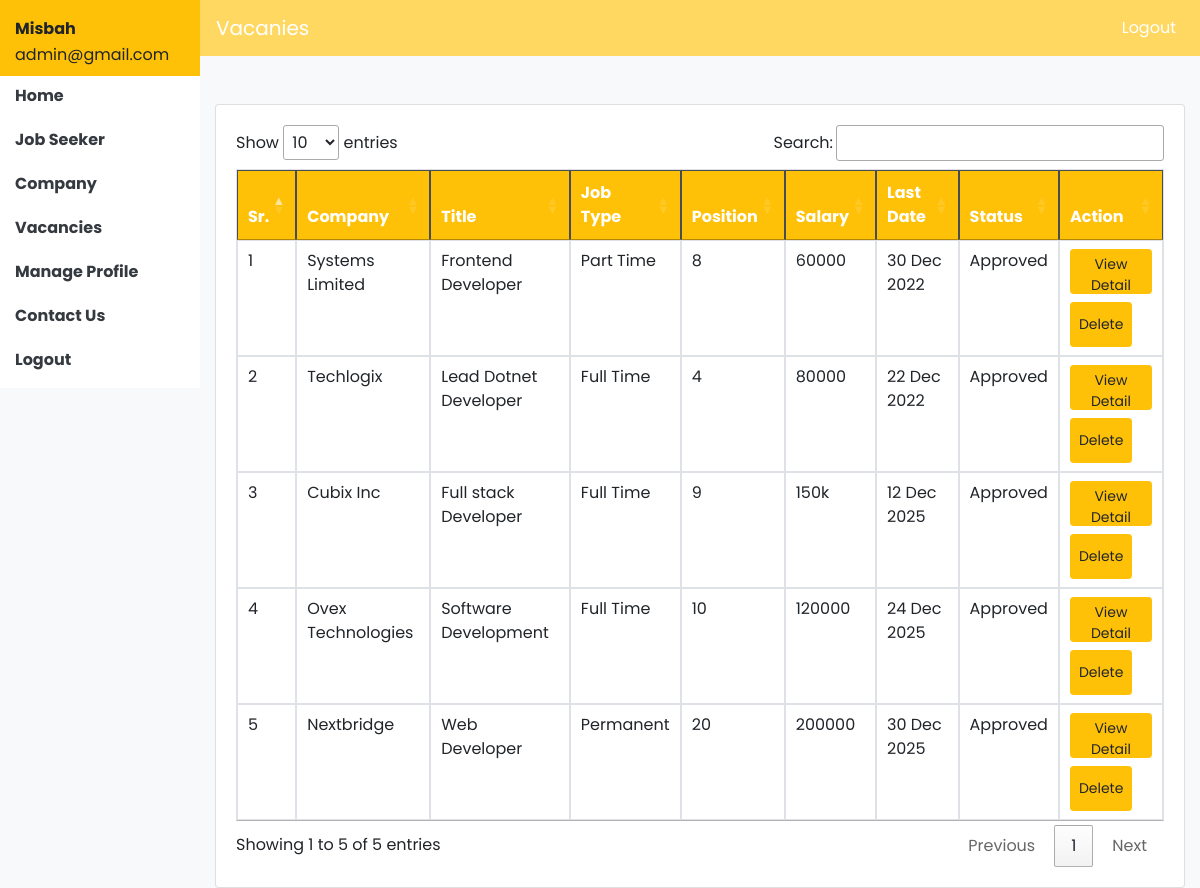
The app's page /admin/vacancies.php (signed in) with its own data.
### tables this page shows
CREATE TABLE `vacancies` (
  `id` int(11) NOT NULL,
  `company_id` int(11) NOT NULL,
  `title` varchar(150) NOT NULL,
  `job_type` varchar(80) NOT NULL,
  `position` varchar(40) NOT NULL,
  `qualification` varchar(80) NOT NULL,
  `skills` varchar(200) NOT NULL,
  `experience` varchar(200) NOT NULL,
  `location` varchar(80) NOT NULL,
  `salary` varchar(40) NOT NULL,
  `last_date` date NOT NULL,
  `description` text NOT NULL,
  `added_on` date NOT NULL,
  `status` int(11) NOT NULL
);

CREATE TABLE `company` (
  `id` int(11) NOT NULL,
  `company_name` varchar(80) NOT NULL,
  `tagline` varchar(80) NOT NULL,
  `email` varchar(40) NOT NULL,
  `password` varchar(40) NOT NULL,
  `contact` varchar(40) NOT NULL,
  `city` varchar(40) NOT NULL,
  `location` varchar(80) NOT NULL,
  `logo` varchar(80) NOT NULL,
  `image` varchar(80) NOT NULL
);

### admin/session.php (called while the page is built, shortened)
<?php
include_once "../dbc.php";
$sql="select * from admin where email='".$_SESSION['admin']."'";
$result=mysqli_query($con,$sql);
$admin=mysqli_fetch_array($result);
?>

### admin/vacancies.php (the view, shortened to what this page needs)
<?php
include_once "session.php";
include_once "header.php";
?>
<div class="container-fluid">
<div class="row">
<div class="col-md-2">
<?php
include_once "sidebar.php";
?>
</div>
<div class="col-md-10">
<nav class="row navbar navbar-expand-lg navbar-dark" style="background-color: #FFD862;">
  <a class="navbar-brand" href="home.php">Vacanies</a>
  <div class="collapse navbar-collapse" id="navbarSupportedContent">
    <ul class="navbar-nav ml-auto">
      <li class="nav-item active">
        <a class="nav-link" href="logout.php">Logout <span class="sr-only">(current)</span></a>
      </li>
    </ul>
  </div>
</nav>
<div class="card mt-5">
<div class="card-body">
<table class="table table-bordered mt-4" id="myTable">
<thead class="table-dark bg-warning">
<tr>
<th>Sr.</th>
<th>Company</th>
<th>Title</th>
<th>Job Type</th>
<th>Position</th>
<th>Salary</th>
<th>Last Date</th>
<th>Status</th>
<th>Action</th>
</tr>
</thead>
<tbody>
<?php
$i=1;
$sql="select vacancies.id, company_name, job_type, title, position, salary, status, last_date from vacancies INNER JOIN company on company.id=vacancies.company_id";
$result=mysqli_query($con,$sql);
if(mysqli_num_rows($result)>0){
while($row=mysqli_fetch_array($result)){
?>
<tr>
<td><?php echo $i++;?></td>
<td><?php echo $row['company_name'];?></td>
<td><?php echo $row['title'];?></td>
<td><?php echo $row['job_type'];?></td>
<td><?php echo $row['position'];?></td>
<td><?php echo $row['salary'];?></td>
<td><?php echo date('d M Y',strtotime($row['last_date']));?></td>
<td><?php
if($row['status']==0)
{
	echo 'Pending';
	echo '<form method="post">
			<input type="hidden" name="id" value="'.$row['id'].'">
			<button type="submit" name="status" value="1" class="btn btn-info btn-sm">Approve</button>
			<button type="submit" name="status" value="-1" class="btn btn-danger mt-2 btn-sm">Reject</button>
	</form>';
}
else if($row['status']==1)
{
	echo 'Approved';
}
else
{
	echo 'Rejected';
}
?></td>
<td>
<a href="vacancies_detail.php?id=<?php echo $row['id'];?>"><button class="btn btn-warning btn-sm">View Detail</button></a>
<a href="delete_vacancies.php?id=<?php echo $row['id'];?>"><button class="btn btn-warning btn-sm mt-2">Delete</button></a>
</td>
</tr>
<?php
}
 }
 else{ ?>
  <tr>
<td class="text-center" colspan="8">No Record Found</td>
</tr>
 <?php } ?>
</tbody>
</table>
</div>
</div>
</div>
</div>

### admin/sidebar.php
<div class="row">
<div class="col-md-12 bg-warning">
<p class="pt-4 line-height"><strong><?php echo $admin['name'];?></strong></p>
<p class="line-height"><?php echo $admin['email'];?></p>
</div>
</div>
<div class="row bg-white">
<div class="col-md-12">
<p class="pt-2"><b><a href="home.php" class="text-dark">Home</a></b></p>
<p class="pt-1"><b><a href="job_seeker.php" class="text-dark">Job Seeker</a></b></p>
<p class="pt-1"><b><a href="company.php" class="text-dark">Company</a></b></p>
<p class="pt-1"><b><a href="vacancies.php" class="text-dark">Vacancies</a></b></p>
<p class="pt-1"><b><a href="profile.php" class="text-dark">Manage Profile</a></b></p>
<p class="pt-1"><b><a href="contact.php" class="text-dark">Contact Us</a></b></p>
<p class="pt-1"><b><a href="logout.php" class="text-dark">Logout</a></b></p>
</div>
</div>

### css/style.css (style rules this page uses)
* { font-family: 'Gentium Book Basic', serif; font-family: 'Lora', serif; font-family: 'Nunito', sans-serif; font-family: 'Poppins', sans-serif; }
a { color:black; }
.line-height { line-height:10px; }
.form-inputs, .form-control, .btn { height:45px; }

### records on screen
vacancies: company.company_name "Systems Limited", title "Frontend Developer", job_type "Part Time", position "8", salary "60000", last_date "30 Dec 2022", status "Approved"
vacancies: company.company_name "Techlogix", title "Lead Dotnet Developer", job_type "Full Time", position "4", salary "80000", last_date "22 Dec 2022", status "Approved"
vacancies: company.company_name "Cubix Inc", title "Full stack Developer", job_type "Full Time", position "9", salary "150k", last_date "12 Dec 2025", status "Approved"
vacancies: company.company_name "Ovex Technologies", title "Software Development", job_type "Full Time", position "10", salary "120000", last_date "24 Dec 2025", status "Approved"
vacancies: company.company_name "Nextbridge", title "Web Developer", job_type "Permanent", position "20", salary "200000", last_date "30 Dec 2025", status "Approved"

### other values on screen
$admin['name'] "Misbah"
$admin['email'] "admin@gmail.com"
